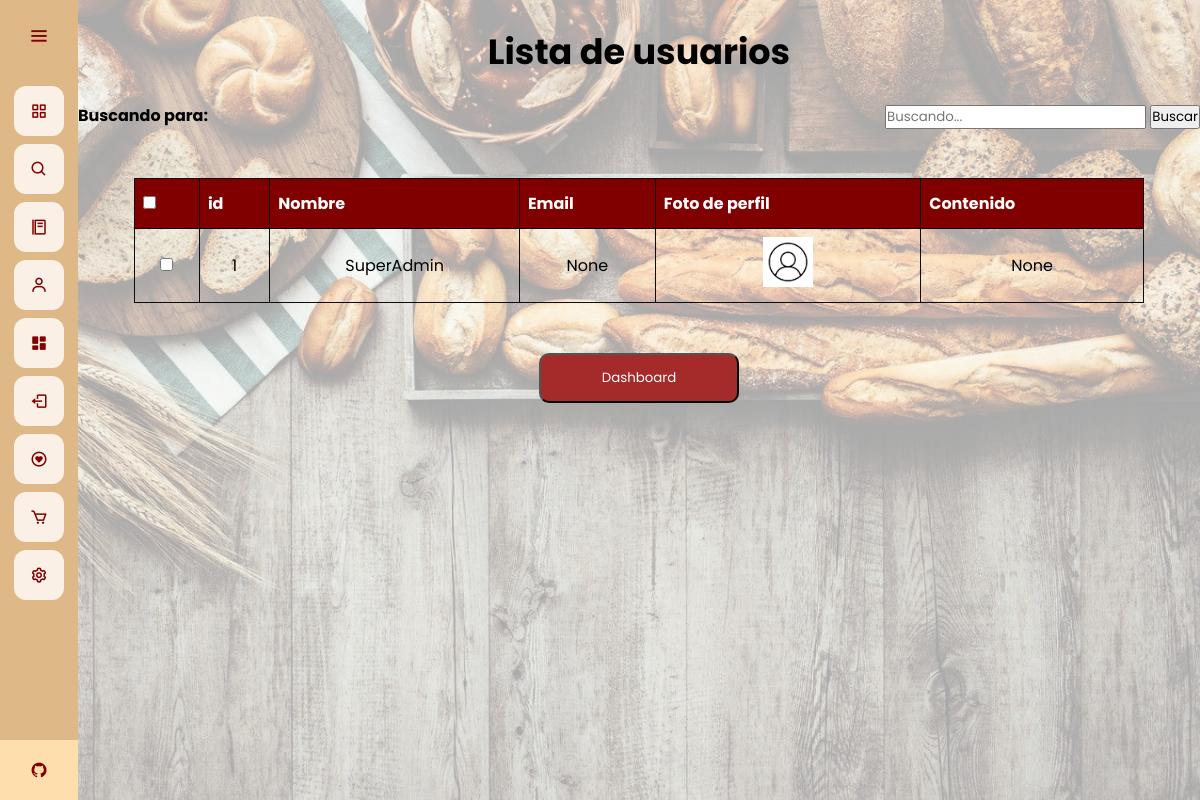
The page /admin-dash/editar-usuario (signed in) on the database as committed earlier.
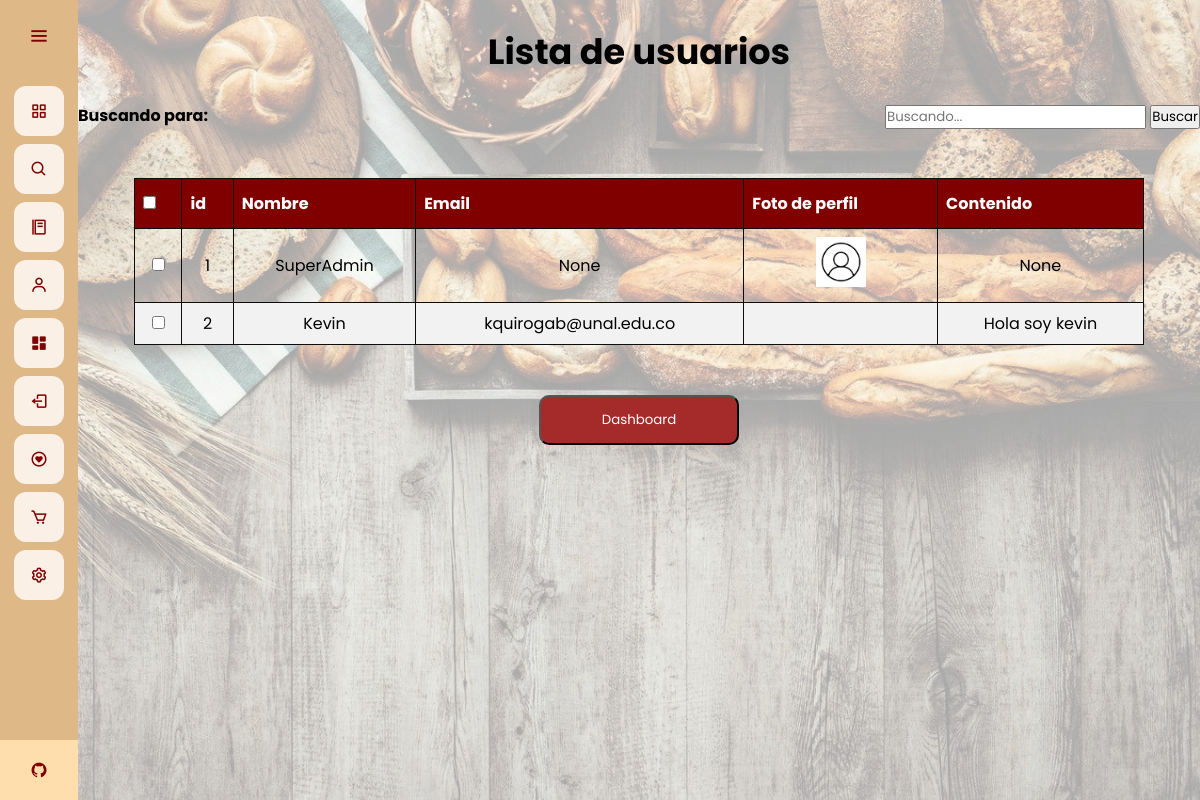
The same page on the database as committed later.
### app.py (models this page shows)
class User(database.Model, UserMixin):
	id = database.Column(database.Integer, primary_key=True)
	email = database.Column(database.String(30), unique=True)
	username = database.Column(database.String(20), nullable=False, unique=True)
	password = database.Column(database.String(80), nullable=False)
	profile_pic = database.Column(database.String(40), nullable=False, default='default.jpg')
	bio_content = database.Column(database.String(1000))
	verified = database.Column(database.Boolean(), default=False)
	commenter = database.relationship('Comment', backref='commenter', lazy='dynamic')
	wish = database.relationship('Wish', backref='liker', lazy='dynamic')

### app.py (the view)
@app.route("/admin-dash/editar-usuario", methods=['GET','POST'])
@login_required
def lista_usuario():
	if current_user.username == "SuperAdmin":
		pages = 5
		users = User.query.filter().all()
		if request.method == 'POST' and 'tag' in request.form:
			tag = request.form["tag"]
			search = "%{}%".format(tag)
			users = User.query.filter(User.username.like(search))
			return render_template("edituser.html", users = users, tag = tag)
		return render_template("edituser.html", users = users)
	else:
		return redirect(url_for('home'))

### app.py (called while the page is built)
@login_manager.user_loader
def load_user(user_id):
	return User.query.get(int(user_id))

@app.before_request
def make_session_permanent():
    session.permanent = True

### templates/edituser.html (shortened to what this page needs)
{% extends 'base.html' %}
{% block style %}
<link rel="stylesheet" href="{{ url_for('static', filename='css/style_edituser.css') }}">
{% endblock %}
{% block content %}
<br>
<h1 class = "title">
    Lista de usuarios
</h1>
<br>
<div class="container">
    <div class="tabsearch">
        <div class="tag-1">
            <strong>
                Buscando para: {{ tag }}
            </strong>
        </div>
        <div class="form-1">
            <form action="" method="POST" autocomplete="on">
                <input type="text" class="form-control" name="tag" id="tag" placeholder="Buscando..." />
                <input type="submit" value="Buscar" class="form-control btn btn-primary " name="">
            </form>
        </div>
    </div>
    <br>
    <br>
    <br>
    <div class="table-div">
        <table id="tableu" class="tableu" style="width: 90%">
            <thead>
                <tr>
                    <th>
                        <input type="checkbox" onclick="checkAll(this)">
                    </th>
                    <th>id</th>
                    <th>Nombre</th>
                    <th>Email</th>
                    <th>Foto de perfil</th>
                    <th>Contenido</th>
                </tr>
            </thead>
            <br>
            <tbody>
                {% for user in users %}
                <tr>
                    <td><input type="checkbox" name="user"></td>
                    <td>{{ user.id }}</td>
                    <td>{{ user.username }}</td>
                    <td>{{ user.email }}</td>
                    <td><img src="{{ url_for('static', filename='profile_pics/'+ user.profile_pic) }}" alt="" class="images">
                    </td>
                    <td>{{ user.bio_content }}</td>
                </tr>
                {% endfor %}
            </tbody>
        </table>
    </div>
</div>
<br>
<br>
<div class="other">
    <a href="{{url_for('dashboard')}}">
        <button type="button" class="buttond">
            Dashboard
        </button>
    </a>
</div>
{% endblock %}

### templates/base.html (shortened to what this page needs)
<!DOCTYPE html>
<html>
<head>
	<link rel="stylesheet" href="{{ url_for('static', filename='css/style_base.css') }}">
  {% block style %}
  {% endblock %}
  <link href='https://unpkg.com/boxicons@2.0.7/css/boxicons.min.css' rel='stylesheet'>
</head>
<body>
	<div class="sidebar">
    <div class="logo-details">
        <i class='bx bx-menu' id="btn" ></i>
    </div>
    <ul class="nav-list">
      <li>
        <a href="{{ url_for('home') }}">
          <i class='bx bx-grid-alt'></i>
        </a>
      </li>
      <li>
        <a href="{{ url_for('busqueda') }}">
          <i class='bx bx-search'></i>
        </a>
      </li>
      <li>
        <a href="{{ url_for('menu') }}">
          <i class='bx bx-food-menu' ></i>
        </a>
      </li>
      {% if current_user.is_authenticated %}
      <li>
        <a href="{{ url_for('perfil_usuario') }}">
          <i class='bx bx-user' ></i>
        </a>
      </li>
      {% if current_user.username == "SuperAdmin" %}
      <li>
        <a href="{{ url_for('dashboard') }}">
          <i class='bx bxs-dashboard'></i>
        </a>
      </li>
      {% endif %}
      <li>
        <a href="{{ url_for('cerrar_sesion') }}">
          <i class='bx bx-log-out'></i>
        </a>
      </li>
      {% endif %}
      <li>
        <a href="{{ url_for('lista') }}">
          <i class='bx bx-heart-circle'></i>
        </a>
      </li>
      <li>
        <a href="{{ url_for('carrito') }}">
          <i class='bx bx-cart' ></i>
        </a>
      </li>
      <li>
        <a href="{{ url_for('ajustes') }}">
          <i class='bx bx-cog' ></i>
        </a>
      </li>
      <li class="profile">
          <div class="profile-details">
              <div class="name_job">
                <div class="name">Grupo 4</div>
                <div class="uni">Uninorte-Mintic</div>
              </div>
          </div>
          <a href="https://github.com/Viinky-Kevs/ProyectoAppWeb" target="_blank">
            <i class='bx bxl-github' id="github" ></i>
          </a>
      </li>
    </ul>
  </div>
  <section class="home-section">
  	{% block content %}
  	{% endblock %}
  </section>
</body>
</html>

### static/css/style_base.css (style rules this page uses)
* { margin: 0; padding: 0; box-sizing: border-box; font-family: "Poppins" , sans-serif; }
.sidebar { position: fixed; left: 0; top: 0; height: 100%; width: 78px; background: #DEB887; padding: 6px 14px; z-index: 99; transition: all 0.5s ease; }
.sidebar .logo-details { height: 60px; display: flex; align-items: center; position: relative; }
.sidebar .logo-details #btn { position: absolute; top: 50%; right: 0; transform: translateY(-50%); font-size: 22px; transition: all 0.4s ease; font-size: 23px; text-align: center; cursor: pointer; transition: all 0.5s ease; }
.sidebar i { color: #800000; height: 60px; min-width: 50px; font-size: 28px; text-align: center; line-height: 60px; }
.sidebar .nav-list { margin-top: 20px; height: 100%; }
.sidebar li { position: relative; margin: 8px 0; list-style: none; }
.sidebar li a { display: flex; height: 100%; width: 100%; border-radius: 12px; align-items: center; text-decoration: none; transition: all 0.4s ease; background: #FAF0E6; }
.sidebar li i { height: 50px; line-height: 50px; font-size: 18px; border-radius: 12px; }
.sidebar li.profile { position: fixed; height: 60px; width: 78px; left: 0; bottom: -8px; padding: 10px 14px; background: #FFDEAD; transition: all 0.5s ease; overflow: hidden; }
.sidebar li .profile-details { display: flex; align-items: center; flex-wrap: nowrap; }
.sidebar li.profile .name, .sidebar li.profile .uni { font-size: 15px; font-weight: 400; color: #800000; white-space: nowrap; }
.sidebar li.profile .uni { font-size: 12px; }
.sidebar .profile #github { position: absolute; top: 50%; right: 0; transform: translateY(-50%); background: #FFDEAD; width: 100%; height: 60px; line-height: 60px; border-radius: 0px; transition: all 0.5s ease; }
.home-section { position: relative; min-height: 100vh; top: 0; left: 78px; width: calc(100% - 78px); transition: all 0.5s ease; z-index: 2; background-attachment: fixed; background-size: cover; background-repeat: no-repeat; background-image: url(/static/images/wallpaper.jpg); }

### static/css/style_edituser.css (style rules this page uses)
.title { text-align: center; font-size: 35px; }
.table-div { display: flex; justify-content: center; align-items: center; }
#tableu { font-family: Arial, Helvetica, sans-serif; border-collapse: collapse; width: 100%; }
#tableu td, #tableu th { border: 1px solid rgb(14, 13, 13); padding: 8px; }
#tableu tr:nth-child(even) { background-color: #f2f2f2; }
#tableu th { padding-top: 12px; padding-bottom: 12px; text-align: left; background-color: #800000; color: white; }
.images { width: 50px; }
.tableu td { text-align: center; vertical-align: middle; }
.tag-1 { float: left; }
.form-1 { float: right; }
.other { display: flex; justify-content: center; align-items: center; }
.buttond { width: 200px; height: 50px; color: white; background-color: brown; border-radius: 10px; cursor: pointer; }

Rows that differ between the two databases and show on the page:
added User: id "2", username "Kevin", email "kquirogab@unal.edu.co", bio_content "Hola soy kevin"
